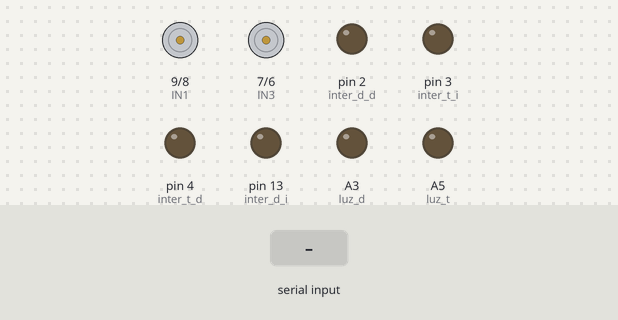
Bench run of a sketch on a simulated Arduino Uno, built with avr-gcc and run on an emulated ATmega328P. On the bench: motor-driver pin pairs drawn as motors (green arrow = first pin HIGH = forward, orange = second pin HIGH = backward, longer = more drive, scaled by the enable pin), output pins drawn as LEDs (lit = HIGH). Dashed ring = blinking. Inputs (shaded band) come from the test bench. What the sketch prints to the serial monitor is not drawn.

Above: at 1.2 s.
1.3 s: "t" received over the second serial link
At 1.55 s:
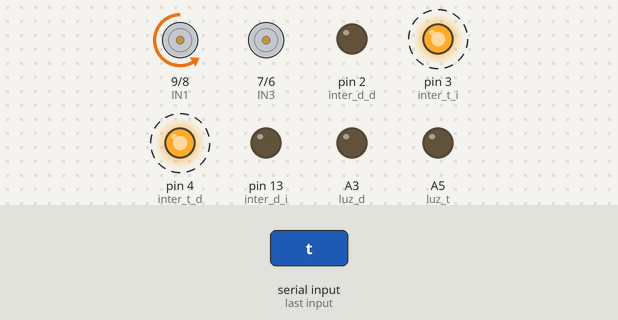
4.3 s: "a" received over the second serial link
At 4.8 s:
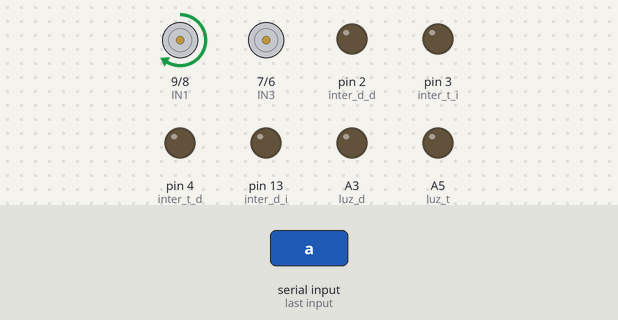
5.8 s: "d" received over the second serial link
At 6.05 s:
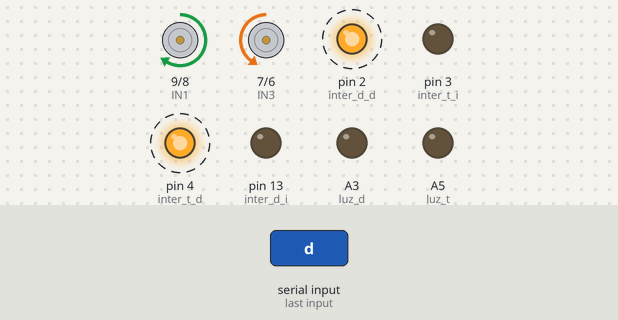
8.8 s: "i" received over the second serial link
At 9.05 s:
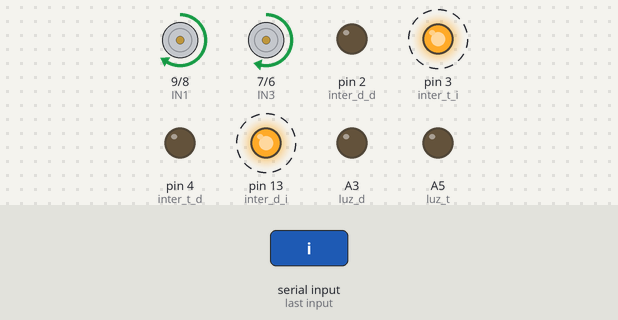
11.8 s: "p" received over the second serial link
At 12.6 s:
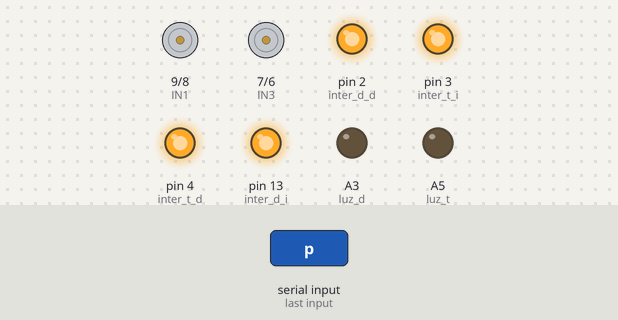
14.8 s: "l" received over the second serial link
At 15.2 s:
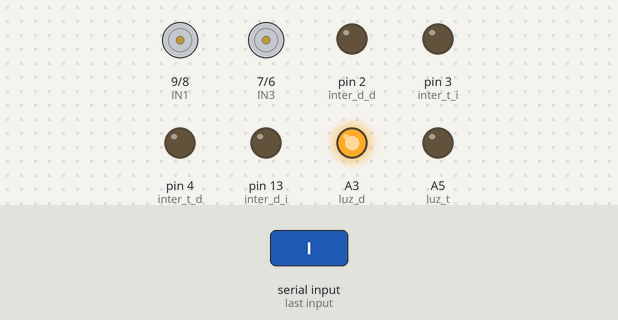
Timing chart, 0 to 17.3 s (numbered marks = the images above; inputs shaded):
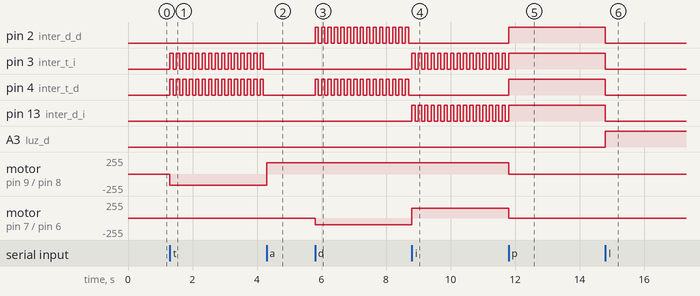

Measured:
- after the input at 1.3 s, pin 3 (inter_t_i), pin 4 (inter_t_d): alternates HIGH for 0.10 s and LOW for 0.10 s, starting at once; motor on pin 9 (IN1) / pin 8 (IN2): stopped → backward 170/255 at once
- after the input at 4.3 s, pin 3 (inter_t_i), pin 4 (inter_t_d): stops changing and stays LOW; motor on pin 9 (IN1) / pin 8 (IN2): backward 170/255 → forward 170/255 at once
- after the input at 5.8 s, pin 2 (inter_d_d), pin 4 (inter_t_d): alternates HIGH for 0.10 s and LOW for 0.10 s, starting at once; motor on pin 7 (IN3) / pin 6 (IN4): stopped → backward 100/255 at once
- after the input at 8.8 s, pin 2 (inter_d_d), pin 4 (inter_t_d): stops changing and stays LOW; pin 3 (inter_t_i), pin 13 (inter_d_i): alternates HIGH for 0.10 s and LOW for 0.10 s, starting at once; motor on pin 7 (IN3) / pin 6 (IN4): backward 100/255 → forward 150/255 at once
- after the input at 11.8 s, pin 2 (inter_d_d), pin 4 (inter_t_d): LOW → HIGH at once; pin 3 (inter_t_i), pin 13 (inter_d_i): goes on until 11.8 s, then stays HIGH; motor on pin 9 (IN1) / pin 8 (IN2): forward 170/255 → stopped at once; motor on pin 7 (IN3) / pin 6 (IN4): forward 150/255 → stopped at once
- after the input at 14.8 s, pin 2 (inter_d_d), pin 3 (inter_t_i), pin 4 (inter_t_d), pin 13 (inter_d_i): HIGH → LOW at once; A3 (luz_d): LOW → HIGH at once

The sketch:

motor.ino
```cpp
/*JUAN FRANCISCO CORTÉS MARTINEZ(practica Arduino:Coche controlado por Bluetooth)
    El proyecto consiste en controlar mediante el móvil un coche, conectandolos mediante un módulo Bluetooth */


char variable = 0 ;

//Declaramos las conexiones del Motor A
int ENA = 10;
int IN1 = 9;
int IN2 = 8;

//Declaramos las conexiones del Motor B
int ENB = 5;
int IN3 = 7;
int IN4 = 6;

//Declaramos las conexiones de los intermitentes
int inter_d_i = 13;
int inter_d_d = 2;
int inter_t_i = 3;
int inter_t_d = 4;

//Declaramos las conexiones de las luces
int luz_d = A3;
int luz_t = A5;

#include <SoftwareSerial.h>
SoftwareSerial mySerial(12, 11); // RX, TX


void setup ()
{
  // Declaramos todos los pines como salidas
  pinMode (ENA, OUTPUT);
  pinMode (ENB, OUTPUT);
  pinMode (IN1, OUTPUT);
  pinMode (IN2, OUTPUT);
  pinMode (IN3, OUTPUT);
  pinMode (IN4, OUTPUT);
  pinMode (inter_d_i, OUTPUT);
  pinMode (inter_d_d, OUTPUT);
  pinMode (inter_t_i, OUTPUT);
  pinMode (inter_t_d, OUTPUT);
  pinMode (luz_d, OUTPUT);
  pinMode (luz_t, OUTPUT);

  //Declaramos que vamos a usar el Monitor Serie
  Serial.begin(57600);
  mySerial.begin(9600);
}


void loop ()
//Declaramos que si esta disponible la conexión Bluetooth que envie al Monitor Serie lo que reciba
{
  if (mySerial.available()) {
    variable = mySerial.read();
    Serial.print(variable);
  }

//Declaramos las funciones que debe realizar según reciba una letra u otra
  switch (variable) {

    case 'a':
      Adelante ();

      break;

    case 't':

      Atras ();
      digitalWrite(inter_t_i, HIGH);
      digitalWrite(inter_t_d, HIGH);
      delay (100);
      digitalWrite(inter_t_i, LOW);
      digitalWrite(inter_t_d, LOW);
      delay (100);
      digitalWrite(inter_t_i, HIGH);
      digitalWrite(inter_t_d, HIGH);
      delay (100);
      digitalWrite(inter_t_i, LOW);
      digitalWrite(inter_t_d, LOW);
      delay (100);
      digitalWrite(inter_t_i, HIGH);
      digitalWrite(inter_t_d, HIGH);
      delay (100);
      digitalWrite(inter_t_i, LOW);
      digitalWrite(inter_t_d, LOW);
      delay (100);

      break;

    case 'd':
      Derecha ();
      digitalWrite(inter_t_d, HIGH);
      digitalWrite(inter_d_d, HIGH);
      delay (100);
      digitalWrite(inter_t_d, LOW);
      digitalWrite(inter_d_d, LOW);
      delay (100);
      digitalWrite(inter_t_d, HIGH);
      digitalWrite(inter_d_d, HIGH);
      delay (100);
      digitalWrite(inter_t_d, LOW);
      digitalWrite(inter_d_d, LOW);
      delay (100);
      digitalWrite(inter_t_d, HIGH);
      digitalWrite(inter_d_d, HIGH);
      delay (100);
      digitalWrite(inter_t_d, LOW);
      digitalWrite(inter_d_d, LOW);
      delay (100);

      break;

    case 'i':
      Izquierda ();
      digitalWrite(inter_t_i, HIGH);
      digitalWrite(inter_d_i, HIGH);
      delay (100);
      digitalWrite(inter_t_i, LOW);
      digitalWrite(inter_d_i, LOW);
      delay (100);
      digitalWrite(inter_t_i, HIGH);
      digitalWrite(inter_d_i, HIGH);
      delay (100);
      digitalWrite(inter_t_i, LOW);
      digitalWrite(inter_d_i, LOW);
      delay (100);
      digitalWrite(inter_t_i, HIGH);
      digitalWrite(inter_d_i, HIGH);
      delay (100);
      digitalWrite(inter_t_i, LOW);
      digitalWrite(inter_d_i, LOW);
      delay (100);

      break;

    case 'p':
      Parar ();
      digitalWrite(inter_t_i, HIGH);
      digitalWrite(inter_t_d, HIGH);
      digitalWrite(inter_d_i, HIGH);
      digitalWrite(inter_d_d, HIGH);
      delay(1000);
      digitalWrite(inter_t_i, LOW);
      digitalWrite(inter_t_d, LOW);
      digitalWrite(inter_d_i, LOW);
      digitalWrite(inter_d_d, LOW);

      break;

    case 'l':
      digitalWrite(luz_d, HIGH);

      break;

    case 'w':
      digitalWrite(luz_t, HIGH);
      break;

    case 'e':
      digitalWrite(luz_d, LOW);

      break;

    case 'm':
      digitalWrite(luz_t, LOW);

      break;

    case 'x':
      digitalWrite(inter_t_i, HIGH);
      digitalWrite(inter_t_d, HIGH);
      digitalWrite(inter_d_i, HIGH);
      digitalWrite(inter_d_d, HIGH);
      delay (100);
      digitalWrite(inter_t_i, LOW);
      digitalWrite(inter_t_d, LOW);
      digitalWrite(inter_d_i, LOW);
      digitalWrite(inter_d_d, LOW);
      delay (100);
      digitalWrite(inter_t_i, HIGH);
      digitalWrite(inter_t_d, HIGH);
      digitalWrite(inter_d_i, HIGH);
      digitalWrite(inter_d_d, HIGH);
      delay (100);
      digitalWrite(inter_t_i, LOW);
      digitalWrite(inter_t_d, LOW);
      digitalWrite(inter_d_i, LOW);
      digitalWrite(inter_d_d, LOW);
      delay (100);


      break;

  }

}

//Declaramos las funciones: Adelante, Atras, Derecha, Izquierda y Parar

void Adelante ()
{
  //Direccion motor A
  digitalWrite (IN1, HIGH);
  digitalWrite (IN2, LOW);
  analogWrite (ENA, 170); //Velocidad motor A

}

void Atras ()
{
  //Direccion motor A
  digitalWrite (IN1, LOW);
  digitalWrite (IN2, HIGH);
  analogWrite (ENA, 170); //Velocidad motor A

}

void Derecha ()
{

  //Direccion motor B
  digitalWrite (IN3, LOW);
  digitalWrite (IN4, HIGH);
  analogWrite (ENB, 100); //Velocidad motor A
}

void Izquierda ()
{

  //Direccion motor B
  digitalWrite (IN3, HIGH);
  digitalWrite (IN4, LOW);
  analogWrite (ENB, 150); //Velocidad motor A
}


void Parar ()
{
  //Direccion motor A
  digitalWrite (IN1, LOW);
  digitalWrite (IN2, LOW);
  analogWrite (ENA, 0); //Velocidad motor A
  //Direccion motor B
  digitalWrite (IN3, LOW);
  digitalWrite (IN4, LOW);
  analogWrite (ENB, 0); //Velocidad motor A
}
```
